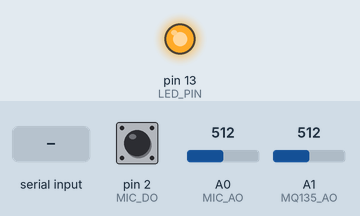
Bench run of a sketch on a simulated Arduino Uno, built with avr-gcc and run on an emulated ATmega328P. On the bench: output pins drawn as LEDs (lit = HIGH). The test bench sets the inputs (shaded band); at power-on: pin 2 (MIC_DO) HIGH, A0 (MIC_AO) = 512, A1 (MQ135_AO) = 512. The audio player accepts every command and is not drawn; what the sketch prints to the serial monitor is not drawn.

Above: at 2.6 s.
At 3.7 s:
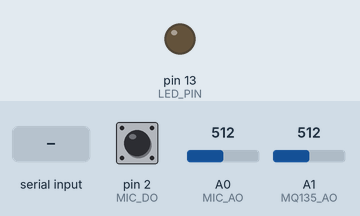
3.8 s: "heartbeat:1\n" received over Serial
5.5 s: "heartbeat:1\n" received over the second serial link
7.0 s: "play_audio\n" received over the second serial link
9.0 s: "heartbeat\n" received over the second serial link
Timing chart, 0 to 11.5 s (numbered marks = the images above; inputs shaded):
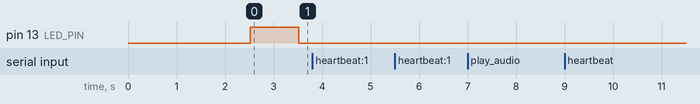

The sketch:

sensor_board.ino
```cpp
/*
 * sensor_board.ino — Arduino UNO #2: sensores + audio (como examples/senores_example.ino)
 *
 * Mic, MQ135 y DFPlayer en los mismos pines que senores_example.ino.
 * Envía eventos JSON al ESP32 puente por UART (no usa WiFi en este Arduino).
 *
 * Pines sensores / MP3 (igual que senores_example.ino):
 *   Mic DO  → D2      Mic AO  → A0
 *   MQ135   → A1
 *   MP3 RX  → D8      MP3 TX  → D9 (1 kΩ hacia RX del MP3)
 *
 * UART hacia ESP32 bridge (SoftwareSerial):
 *   RX = D6  ← ESP32 GPIO 19 (TX)
 *   TX = D7  → ESP32 GPIO 18 (RX)
 *   GND común
 *
 * Librería: DFRobotDFPlayerMini
 */

#include <SoftwareSerial.h>
#include <DFRobotDFPlayerMini.h>

// ── Sensores (mismos pines que senores_example.ino) ─────────────
const int MIC_DO   = 2;
const int MIC_AO   = A0;
const int MQ135_AO = A1;
const int LED_PIN  = 13;

// ── MP3 (mismos pines que senores_example.ino) ───────────────────
SoftwareSerial mp3Serial(8, 9);
DFRobotDFPlayerMini mp3Player;

// ── UART → ESP32 bridge ──────────────────────────────────────────
SoftwareSerial linkEsp(6, 7);
// 57600: SoftwareSerial del UNO pierde bytes a 115200 con MP3 activo
const long LINK_BAUD = 57600;

const int  UMBRAL_PICO    = 370;
const int  MIC_DO_MIN_AO  = 30;
const int  COOLDOWN       = 2000;
const long HEARTBEAT_MS   = 5000;
const int  LED_TIEMPO     = 1000;

enum BoardMode { MONITORING, BRIDGE_MODE };
BoardMode mode = MONITORING;

bool mp3Ready = false;
bool mp3Playing = false;
unsigned long ultimoPico = 0;
unsigned long ultimoHeartbeat = 0;
unsigned long ultimoLED = 0;
String rxBuffer;

// ── UART helpers ────────────────────────────────────────────────
void sendJson(const char *json) {
  linkEsp.println(json);
  Serial.print(F("[TX] "));
  Serial.println(json);
}

void emitEvent(const char *event, int air, int micAo, int micDo) {
  String out = "{\"event\":\"" + String(event) + "\"";
  if (air >= 0) out += ",\"air\":" + String(air);
  if (micAo >= 0) out += ",\"mic_ao\":" + String(micAo);
  if (micDo >= 0) out += ",\"mic_do\":" + String(micDo);
  out += ",\"ts\":" + String(millis());
  if (strcmp(event, "heartbeat") == 0) {
    out += ",\"patrol\":\"" + String(mode == MONITORING ? "active" : "stopped") + "\"";
  }
  out += "}";
  sendJson(out.c_str());
}

void emitStopped(const char *reason) {
  String out = "{\"event\":\"stopped\",\"reason\":\"" + String(reason) + "\",\"ts\":" + String(millis()) + "}";
  sendJson(out.c_str());
}

// ── Detección de ladrido (misma lógica que robot_hub) ───────────
bool leerPico(int micAo, int micDo) {
  if (micAo > UMBRAL_PICO) return true;
  if (micAo > MIC_DO_MIN_AO && micDo == LOW) return true;
  return false;
}

void onBark(int micAo, int micDo, int mq135) {
  mode = BRIDGE_MODE;
  digitalWrite(LED_PIN, HIGH);
  ultimoLED = millis();

  emitEvent("bark", mq135, micAo, micDo);
  emitStopped("bark");
  Serial.print(F("[BARK] air="));
  Serial.print(mq135);
  Serial.print(F(" mic_ao="));
  Serial.println(micAo);
}

int parseTrackFromJson(const String &line) {
  int track = 1;
  int idx = line.indexOf("\"track\"");
  if (idx >= 0) {
    int colon = line.indexOf(':', idx);
    if (colon >= 0) track = line.substring(colon + 1).toInt();
  }
  return track < 1 ? 1 : track;
}

void playTrack(int track) {
  if (!mp3Ready) {
    Serial.println(F("[MP3] No disponible"));
    emitEvent("audio_error", -1, -1, -1);
    return;
  }
  linkEsp.listen();
  mp3Serial.listen();
  mp3Player.volume(20);
  delay(150);
  mp3Player.play(track);
  mp3Playing = true;
  Serial.print(F("[MP3] Play 000"));
  Serial.print(track);
  Serial.println(F(".mp3"));
  linkEsp.listen();
  emitEvent("audio_played", analogRead(MQ135_AO), -1, -1);
}

void processCommand(const String &line) {
  // Acepta {"cmd":"play_audio",...} con o sin espacios
  if (line.indexOf("play_audio") >= 0) {
    playTrack(parseTrackFromJson(line));
  } else if (line.indexOf("\"cmd\":\"ping\"") >= 0 || line.endsWith("ping\"}")) {
    emitEvent("pong", analogRead(MQ135_AO), analogRead(MIC_AO), digitalRead(MIC_DO));
  } else if (line.indexOf("\"cmd\":\"stop\"") >= 0) {
    Serial.println(F("[CMD] stop (ignorado en sensor board)"));
  } else {
    Serial.print(F("[CMD] desconocido: "));
    Serial.println(line);
  }
}

void readUartFromEsp() {
  linkEsp.listen();
  while (linkEsp.available()) {
    char c = linkEsp.read();
    if (c == '\n' || c == '\r') {
      if (rxBuffer.length() > 0) {
        Serial.print(F("[RX] "));
        Serial.println(rxBuffer);
        processCommand(rxBuffer);
        rxBuffer = "";
      }
    } else {
      rxBuffer += c;
      if (rxBuffer.length() > 96) rxBuffer = "";
    }
  }
}

void pollMp3() {
  if (!mp3Ready || !mp3Playing) return;
  mp3Serial.listen();
  if (mp3Player.available() && mp3Player.readType() == DFPlayerPlayFinished) {
    Serial.println(F("[MP3] Pista terminada"));
    mp3Player.read();
    mp3Playing = false;
  }
  linkEsp.listen();
}

// ── Setup / loop ────────────────────────────────────────────────
void setup() {
  Serial.begin(115200);

  pinMode(MIC_DO, INPUT);
  pinMode(LED_PIN, OUTPUT);
  digitalWrite(LED_PIN, LOW);

  // Inicializar MP3 antes que linkEsp (mismo orden que sensor_usb.ino).
  mp3Serial.begin(9600);
  mp3Serial.listen();
  delay(1500);
  if (mp3Player.begin(mp3Serial)) {
    mp3Ready = true;
    Serial.println(F("[MP3] OK"));
  } else {
    Serial.println(F("[MP3] No detectado (sensores siguen funcionando)"));
  }

  linkEsp.begin(LINK_BAUD);
  linkEsp.listen();

  Serial.println(F("=== sensor_board (UNO #2) ==="));
  Serial.print(F("UART ESP32 @ "));
  Serial.println(LINK_BAUD);
  Serial.println(F("Pines como senores_example.ino + UART D6/D7 → ESP32"));
  Serial.println(F("Tecla USB 'a' = probar MP3 sin PC"));
  delay(500);
  emitEvent("hello", analogRead(MQ135_AO), analogRead(MIC_AO), digitalRead(MIC_DO));
  ultimoHeartbeat = millis();
}

void loop() {
  if (Serial.available()) {
    char c = Serial.read();
    if (c == 'a' || c == 'A') {
      playTrack(1);
    }
  }

  readUartFromEsp();
  pollMp3();

  int micAo   = analogRead(MIC_AO);
  int micDo   = digitalRead(MIC_DO);
  int mq135   = analogRead(MQ135_AO);
  unsigned long ahora = millis();

  if (digitalRead(LED_PIN) == HIGH && (ahora - ultimoLED) >= (unsigned long)LED_TIEMPO) {
    digitalWrite(LED_PIN, LOW);
  }

  if (mode == MONITORING && leerPico(micAo, micDo) &&
      (ahora - ultimoPico) >= (unsigned long)COOLDOWN) {
    ultimoPico = ahora;
    onBark(micAo, micDo, mq135);
  }

  if ((ahora - ultimoHeartbeat) >= (unsigned long)HEARTBEAT_MS) {
    ultimoHeartbeat = ahora;
    emitEvent("heartbeat", mq135, micAo, micDo);
  }

  readUartFromEsp();
  linkEsp.listen();
  delay(10);
}
```

Measured:
- after the input at 3.8 s, every drawn part: stays the same
- after the input at 5.5 s, every drawn part: stays the same
- after the input at 7.0 s, every drawn part: stays the same
- after the input at 9.0 s, every drawn part: stays the same
